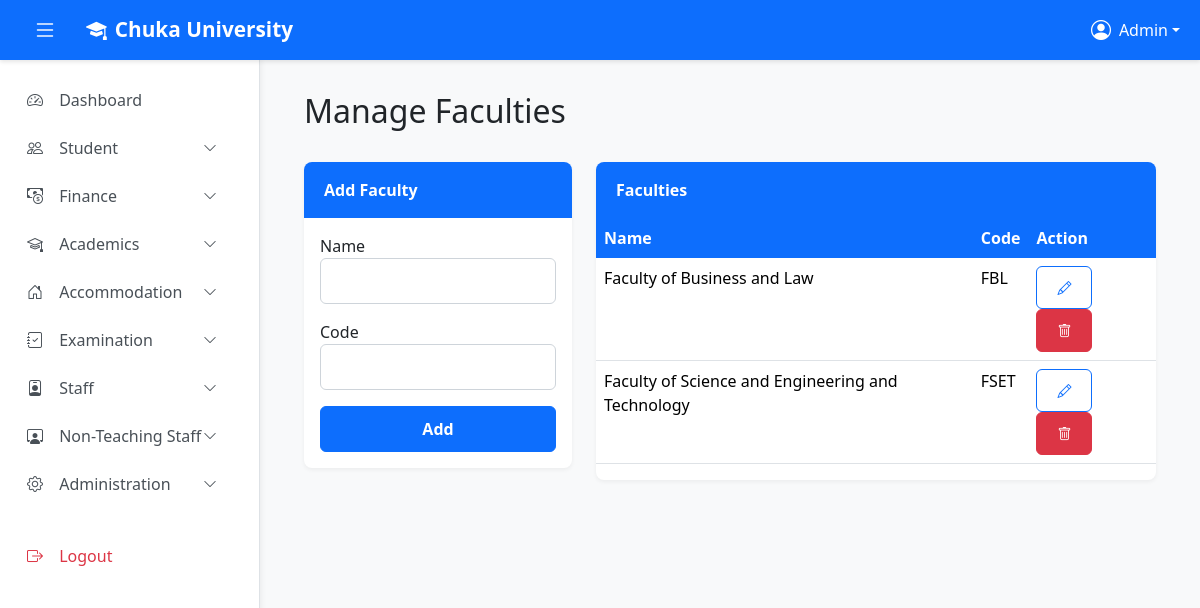
The page /admin/faculties/manage.php (signed in) on the database as committed earlier.
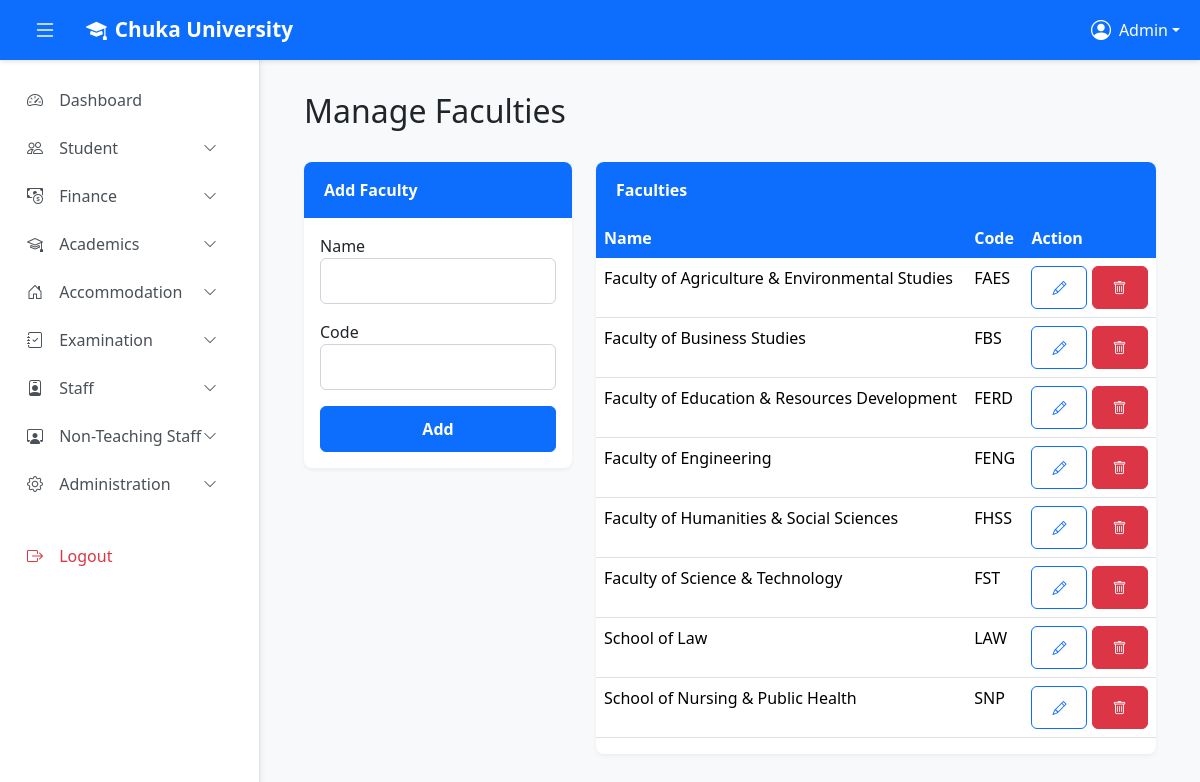
The same page on the database as committed later.
### tables this page shows
CREATE TABLE `faculties` (
  `id` int(11) NOT NULL,
  `faculty_name` varchar(255) NOT NULL,
  `faculty_code` varchar(50) NOT NULL,
  `created_at` timestamp NOT NULL DEFAULT current_timestamp()
);

### admin/faculties/manage.php (the view, shortened to what this page needs)
<?php
require_once '../../config.php';
$faculties = $conn->query("SELECT * FROM faculties ORDER BY faculty_name ASC")->fetch_all(MYSQLI_ASSOC);
?>
<!DOCTYPE html>
<html lang="en">
<head>
    <link href="https://cdn.jsdelivr.net/npm/bootstrap@5.3.3/dist/css/bootstrap.min.css" rel="stylesheet">
    <link href="https://cdn.jsdelivr.net/npm/bootstrap-icons@1.11.3/font/bootstrap-icons.css" rel="stylesheet">
    <link href="../assets/main.css" rel="stylesheet"/>
</head>
<body>
    <?php include '../partials/top_navbar.php'; ?>
    <?php include '../partials/sidebar.php'; ?>
    <main class="main-content" id="mainContent">
        <div class="container-fluid">
            <div class="row mb-4"><div class="col-12"><h2>Manage Faculties</h2></div></div>
            <div class="row">
                <div class="col-lg-4">
                    <div class="card">
                        <div class="card-header">Add Faculty</div>
                        <div class="card-body">
                            <form method="post">
                                <div class="mb-3"><label>Name</label><input type="text" name="faculty_name" class="form-control" required></div>
                                <div class="mb-3"><label>Code</label><input type="text" name="faculty_code" class="form-control" required></div>
                                <button class="btn btn-primary w-100">Add</button>
                            </form>
                        </div>
                    </div>
                </div>
                <div class="col-lg-8">
                    <div class="card">
                        <div class="card-header">Faculties</div>
                        <div class="card-body p-0">
                            <table class="table table-hover">
                                <thead><tr><th>Name</th><th>Code</th><th>Action</th></tr></thead>
                                <tbody>
                                    <?php foreach ($faculties as $f): ?>
                                    <tr>
                                        <td><?php echo htmlspecialchars($f['faculty_name']); ?></td>
                                        <td><?php echo htmlspecialchars($f['faculty_code']); ?></td>
                                        <td>
                                            <button class="btn btn-sm btn-outline-primary edit-faculty-btn"
                                                data-bs-toggle="modal" data-bs-target="#editFacultyModal"
                                                data-id="<?php echo $f['id']; ?>"
                                                data-name="<?php echo htmlspecialchars($f['faculty_name']); ?>"
                                                data-code="<?php echo htmlspecialchars($f['faculty_code']); ?>">
                                                <i class="bi bi-pencil"></i>
                                            </button>
                                            <form method="post" class="d-inline" onsubmit="return confirm('Delete?');">
                                                <button class="btn btn-sm btn-danger"><i class="bi bi-trash"></i></button>
                                            </form>
                                        </td>
                                    </tr>
                                    <?php endforeach; ?>
                                </tbody>
                            </table>
                        </div>
                    </div>
                </div>
            </div>
        </div>
    </main>
</html>

### admin/partials/top_navbar.php (shortened to what this page needs)
<nav class="navbar navbar-expand-lg navbar-dark top-navbar">
    <div class="container-fluid">
        <button class="btn btn-link text-white me-2" id="sidebarToggle">
            <i class="bi bi-list fs-4"></i>
        </button>
        <a class="navbar-brand" href="#">
            <i class="bi bi-mortarboard-fill me-2"></i>Chuka University
        </a>
        <div class="collapse navbar-collapse" id="navbarNav">
            <ul class="navbar-nav ms-auto">
                <li class="nav-item dropdown">
                    <a class="nav-link dropdown-toggle text-white d-flex align-items-center" href="#" id="userDropdown" role="button" data-bs-toggle="dropdown">
                        <i class="bi bi-person-circle me-2 fs-5"></i>
                        <span class="d-none d-md-inline"><?php echo htmlspecialchars($admin_name ?? 'Admin'); ?></span>
                    </a>
                </li>
            </ul>
        </div>
    </div>
</nav>

### admin/partials/sidebar.php (shortened to what this page needs)
<aside class="sidebar" id="sidebar">
    <nav class="sidebar-nav">
        <ul class="nav flex-column">
            <li class="nav-item">
                <a class="nav-link" href="/mini-auth-project/admin/admin.php">
                    <i class="bi bi-speedometer2"></i> Dashboard
                </a>
            </li>
            <li class="nav-item">
                <a class="nav-link collapsed d-flex justify-content-between align-items-center" href="#" data-bs-toggle="collapse" data-bs-target="#studentSubmenu">
                    <span><i class="bi bi-people"></i> Student</span>
                    <i class="bi bi-chevron-down small"></i>
                </a>
            </li>
            <li class="nav-item">
                <a class="nav-link collapsed d-flex justify-content-between align-items-center" href="#" data-bs-toggle="collapse" data-bs-target="#financeSubmenu">
                    <span><i class="bi bi-cash-coin"></i> Finance</span>
                    <i class="bi bi-chevron-down small"></i>
                </a>
            </li>
            <li class="nav-item">
                <a class="nav-link collapsed d-flex justify-content-between align-items-center" href="#" data-bs-toggle="collapse" data-bs-target="#academicsSubmenu">
                    <span><i class="bi bi-mortarboard"></i> Academics</span>
                    <i class="bi bi-chevron-down small"></i>
                </a>
            </li>
            <li class="nav-item">
                <a class="nav-link collapsed d-flex justify-content-between align-items-center" href="#" data-bs-toggle="collapse" data-bs-target="#accomSubmenu">
                    <span><i class="bi bi-house-door"></i> Accommodation</span>
                    <i class="bi bi-chevron-down small"></i>
                </a>
            </li>
            <li class="nav-item">
                <a class="nav-link collapsed d-flex justify-content-between align-items-center" href="#" data-bs-toggle="collapse" data-bs-target="#examSubmenu">
                    <span><i class="bi bi-journal-check"></i> Examination</span>
                    <i class="bi bi-chevron-down small"></i>
                </a>
            </li>
            <li class="nav-item">
                <a class="nav-link collapsed d-flex justify-content-between align-items-center" href="#" data-bs-toggle="collapse" data-bs-target="#staffSubmenu">
                    <span><i class="bi bi-person-badge"></i> Staff</span>
                    <i class="bi bi-chevron-down small"></i>
                </a>
            </li>
            <li class="nav-item">
                <a class="nav-link collapsed d-flex justify-content-between align-items-center" href="#" data-bs-toggle="collapse" data-bs-target="#nonStaffSubmenu">
                    <span><i class="bi bi-person-workspace"></i> Non-Teaching Staff</span>
                    <i class="bi bi-chevron-down small"></i>
                </a>
            </li>
            <li class="nav-item">
                <a class="nav-link collapsed d-flex justify-content-between align-items-center" href="#" data-bs-toggle="collapse" data-bs-target="#adminSubmenu">
                    <span><i class="bi bi-gear"></i> Administration</span>
                    <i class="bi bi-chevron-down small"></i>
                </a>
            </li>
            <li class="nav-item mt-4">
                <a class="nav-link text-danger" href="/mini-auth-project/logout.php">
                    <i class="bi bi-box-arrow-right"></i> Logout
                </a>
            </li>
        </ul>
    </nav>
</aside>

### admin/assets/main.css (style rules this page uses)
:root { --sidebar-width: 260px; --navbar-height: 60px; }
body { background-color: #f8f9fa; font-family: 'Segoe UI', Tahoma, Geneva, Verdana, sans-serif; }
.top-navbar { background-color: #0d6efd; height: var(--navbar-height); box-shadow: 0 2px 4px rgba(0,0,0,0.1); position: fixed; top: 0; left: 0; right: 0; z-index: 1030; }
.top-navbar .navbar-brand { font-weight: 700; font-size: 1.3rem; color: #fff !important; }
.sidebar { position: fixed; top: var(--navbar-height); left: 0; bottom: 0; width: var(--sidebar-width); background-color: #fff; border-right: 1px solid #dee2e6; overflow-y: auto; transition: transform 0.3s ease; z-index: 1020; box-shadow: 2px 0 5px rgba(0,0,0,0.05); }
.sidebar-nav { padding: 1rem 0; }
.sidebar-nav .nav-link { color: #495057; padding: 0.75rem 1.5rem; border-left: 3px solid transparent; transition: all 0.2s ease; font-weight: 500; }
.sidebar-nav .nav-link i { width: 20px; margin-right: 0.75rem; }
.main-content { margin-top: var(--navbar-height); margin-left: var(--sidebar-width); transition: margin-left 0.3s ease; padding: 2rem; }
.card { border: none; border-radius: 8px; box-shadow: 0 2px 4px rgba(0,0,0,0.05); margin-bottom: 1.5rem; }
.card-header { background-color: #0d6efd; color: white; border: none; border-radius: 8px 8px 0 0 !important; padding: 1rem 1.25rem; font-weight: 600; }
.table thead th { background-color: #0d6efd; color: white; border: none; font-weight: 600; white-space: nowrap; }
.table tbody tr { transition: background-color 0.2s ease; }
.form-control, .form-select { border-radius: 6px; border: 1px solid #ced4da; padding: 0.625rem 0.875rem; }
.btn { border-radius: 6px; padding: 0.625rem 1.25rem; font-weight: 600; }
.btn-primary { background-color: #0d6efd; border-color: #0d6efd; }

Rows that differ between the two databases and show on the page:
removed faculties: faculty_name "Faculty of Business and Law", faculty_code "FBL"
added faculties: faculty_name "Faculty of Agriculture & Environmental Studies", faculty_code "FAES"
added faculties: faculty_name "Faculty of Business Studies", faculty_code "FBS"
added faculties: faculty_name "Faculty of Education & Resources Development", faculty_code "FERD"
added faculties: faculty_name "Faculty of Engineering", faculty_code "FENG"
added faculties: faculty_name "Faculty of Humanities & Social Sciences", faculty_code "FHSS"
changed faculties: faculty_name "Faculty of Science and Engineering and Technology" → "Faculty of Science & Technology"; faculty_code "FSET" → "FST"
added faculties: faculty_name "School of Law", faculty_code "LAW"
added faculties: faculty_name "School of Nursing & Public Health", faculty_code "SNP"
